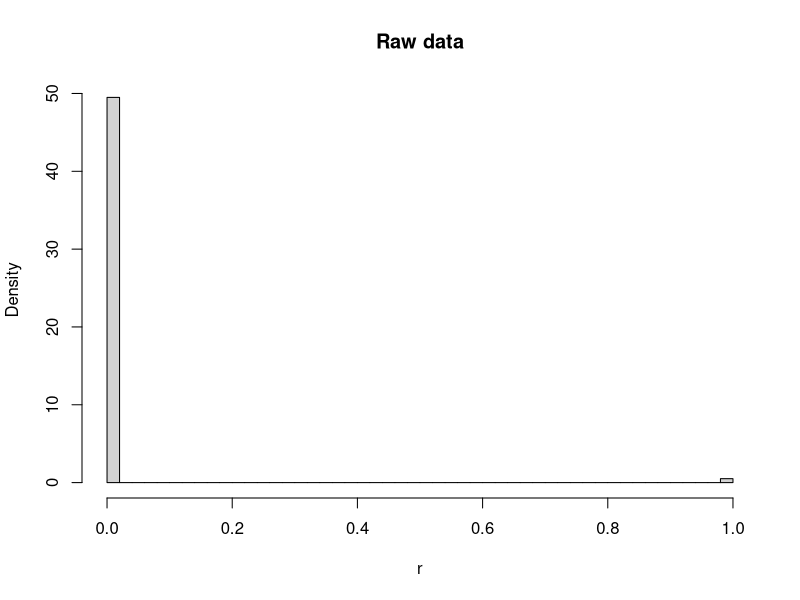
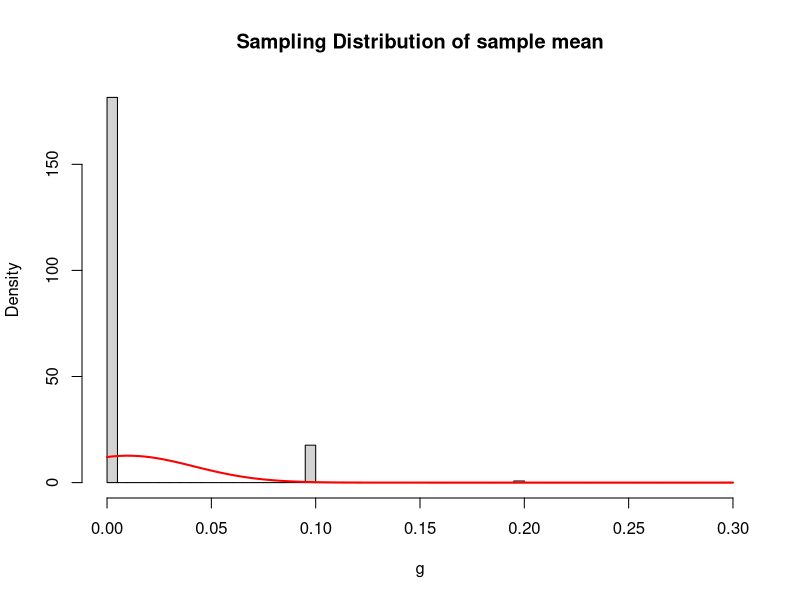
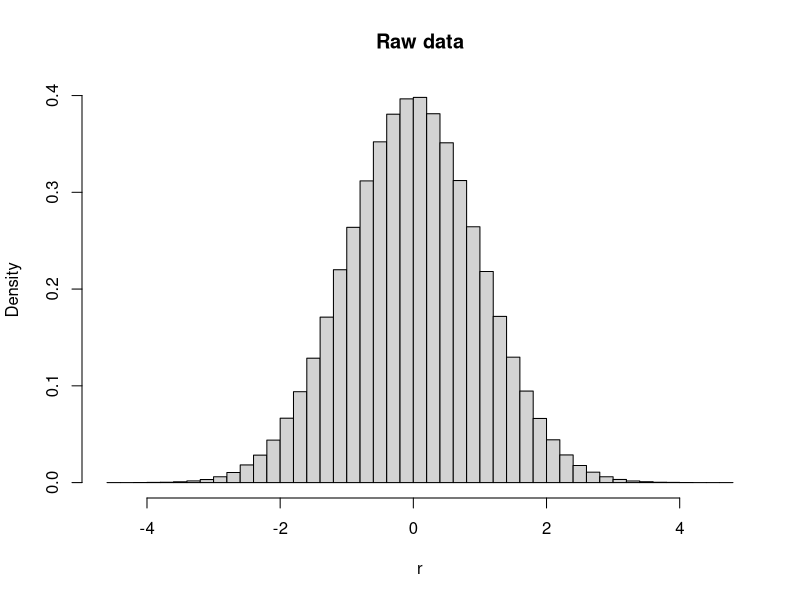

These charts were generated, in order, by the following R code:
## ---- chunk 1
knitr::opts_chunk$set(echo = TRUE)
## ---- chunk 2
rm(list = ls()) # clear memory

set.seed(22092008) # set random number generator seed
N<-1000000 # population size

n <- 10 # sample size (for calculation of mean)
numloop <- 10000 # number of draws

# Placeholder
g <- integer(numloop) # vector to hold sample mean for each iteration

# # For normally distributed data
# sig2 <- 1 # variance for population
# mu <- 0 # mean of population
# r <- rnorm(N, mean=mu,sd=sqrt(sig2))

# For uniformly distributed data
# ub <- 10
# lb <- -10
# r <- runif(N, min = lb, max = ub)
# sig2 <- (lb-ub)^2/12 # variance for uniform (SCIENCE!)

# For a binomial!
 p <- 0.01
 r <- rbinom(n=N, size=1, prob=p)
 sig2 <- (p)*(1-p)
# lb <- -10
# r <- runif(N, min = lb, max = ub)
# sig2 <- (lb-ub)^2/12 # variance for uniform (SCIENCE!)


# Plot population
hist(r,prob=TRUE,breaks = 50,main = "Raw data")
readline(prompt="Press [enter] to continue")

# Draw `numloop' samples of size n and calculate mean each time. 

for(i in 1:numloop) {
  tmp <-sample(r, n, replace = FALSE, prob = NULL)
  g[i] <- mean(tmp)
}

# Calculate minimum and maximum of sample means (cleaner plot)
a <-min(g)
b <-max(g)


# Make histogram of sample means with 50 bins
hist(g,prob=TRUE,breaks = 50,main = "Sampling Distribution of sample mean")

# Overlay normal distribution with predicted mean and variance
curve(dnorm(x,mean=p,sd=sqrt(sig2/n)),a,b,add=TRUE,lwd=2,col="red")
## ---- chunk 3
rm(list = ls()) # clear memory
library("dplyr")
set.seed(22092008) # set random number generator seed

N<-1000000 # population size
n <- 1000 # sample size (for calculation of mean)
df = n-1

# We will first do this once. Then repeat it 1000 times. 
numloop <- 10000 # number of draws

# Placeholder
g <- integer(numloop) 
gtmp <-integer(numloop) 
se <-integer(numloop) 
cil <-integer(numloop)
ciu <-integer(numloop) 
cheese <-integer(numloop) 
# Set Type 1 Error Probability
alpha <- 0.05
a2 <-0.5*alpha
# # Let's use normally distributed data
 sig2 <- 1 # variance for population
 mu <- 0 # mean of population (Max's birthday)
 r <- rnorm(N, mean=mu,sd=sqrt(sig2))



# Plot population
hist(r,prob=TRUE,breaks = 50,main = "Raw data")
# tmp <-sample(r, n, replace = FALSE, prob = NULL)
# gtmp <- mean(tmp)
# se <-sqrt(var(tmp)/n)
# cil <- gtmp+qt(0.5*alpha,n-1)*se
# ciu <- gtmp-qt(0.5*alpha,n-1)*se
# cheese <- between(mu,cil,ciu)

# Now let's do this numloop times
for(i in 1:numloop) {
tmp <-sample(r, n, replace = TRUE, prob = NULL)
gtmp[i] <- mean(tmp)
se[i] <-sqrt(var(tmp)/n)
cil[i] <- gtmp[i]+qt(a2,df)*se[i]
ciu[i] <- gtmp[i]-qt(a2,df)*se[i]
cheese[i] <- mu<cil[i] | mu>ciu[i]
}
print(round(mean(cheese),2))
